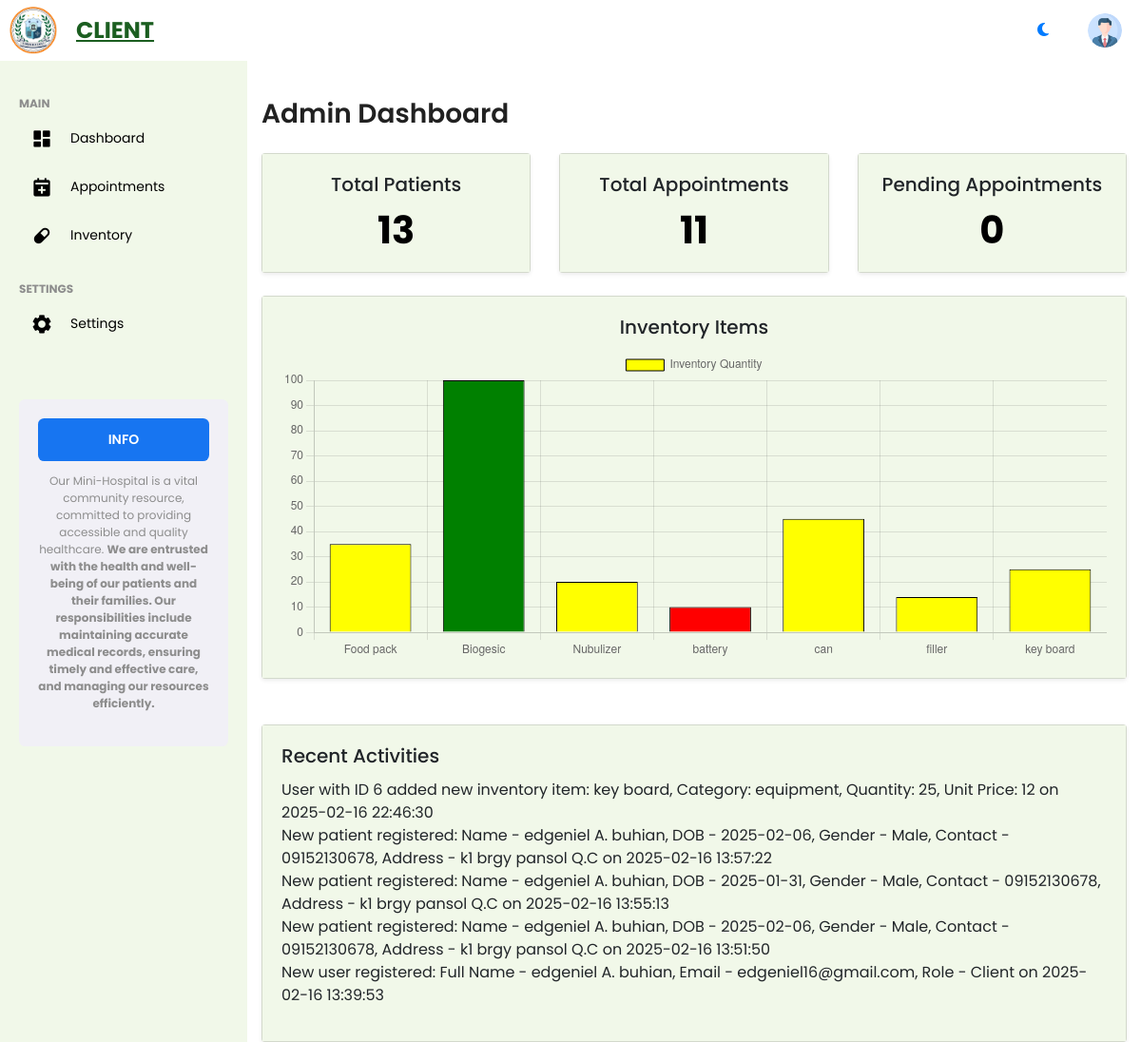
The page /nurse/admin_dashboard.php (signed in) on the database its author committed.
### tables this page shows
CREATE TABLE `logs` (
  `id` int(11) NOT NULL,
  `message` text NOT NULL,
  `created_at` timestamp NOT NULL DEFAULT current_timestamp()
);

### nurse/admin_dashboard.php (the view, shortened to what this page needs)
<?php
include('../nurse/assets/inc/header.php');
include('../nurse/assets/inc/sidebar.php');
include('../nurse/assets/inc/navbar.php');
$total_patients_query = "SELECT COUNT(*) AS total FROM patients";
$total_patients_result = mysqli_query($conn, $total_patients_query);
$total_patients_row = mysqli_fetch_assoc($total_patients_result);
$total_patients = $total_patients_row['total'];
$total_appointments_query = "SELECT COUNT(*) AS total FROM appointments";
$total_appointments_result = mysqli_query($conn, $total_appointments_query);
$total_appointments_row = mysqli_fetch_assoc($total_appointments_result);
$total_appointments = $total_appointments_row['total'];
$pending_appointments_query = "SELECT COUNT(*) AS total FROM appointments WHERE status = 'pending'";
$pending_appointments_result = mysqli_query($conn, $pending_appointments_query);
$pending_appointments_row = mysqli_fetch_assoc($pending_appointments_result);
$pending_appointments = $pending_appointments_row['total'];
$inventory_query = "SELECT item_name, quantity FROM inventory";
$inventory_result = mysqli_query($conn, $inventory_query);
$inventory_items = [];
while ($row = mysqli_fetch_assoc($inventory_result)) {
    $inventory_items[] = $row;
}
$recent_activities_query = "SELECT message, created_at FROM logs ORDER BY created_at DESC LIMIT 5";
$recent_activities_result = mysqli_query($conn, $recent_activities_query);
$recent_activities = [];
while ($row = mysqli_fetch_assoc($recent_activities_result)) {
    $recent_activities[] = $row;
}
?>
<body>
    <div class="container mt-4">
        <h1 class="h3 mb-4">Admin Dashboard</h1>
        <div class="row g-4">
            <div class="col-12">
                <div class="row g-4">
                    <div class="col-sm-6 col-lg-4">
                        <div class="card shadow-sm text-center">
                            <div class="card-body">
                                <h5 class="card-title">Total Patients</h5>
                                <p class="card-text display-6 fw-bold" id="total-patients"><?= $total_patients ?></p>
                            </div>
                        </div>
                    </div>
                    <div class="col-sm-6 col-lg-4">
                        <div class="card shadow-sm text-center">
                            <div class="card-body">
                                <h5 class="card-title">Total Appointments</h5>
                                <p class="card-text display-6 fw-bold" id="total-appointments"><?= $total_appointments ?></p>
                            </div>
                        </div>
                    </div>
                    <div class="col-sm-6 col-lg-4">
                        <div class="card shadow-sm text-center">
                            <div class="card-body">
                                <h5 class="card-title">Pending Appointments</h5>
                                <p class="card-text display-6 fw-bold" id="pending-appointments"><?= $pending_appointments ?></p>
                            </div>
                        </div>
                    </div>
                    <div class="col-sm-6 col-lg-12">
                        <div class="card shadow-sm text-center">
                            <div class="card-body">
                                <h5 class="card-title">Inventory Items</h5>
                                <canvas id="lowStockChart" width="400" height="150"></canvas>
                            </div>
                        </div>
                    </div>
                </div>
            </div>
        </div>
        <div class="row g-4 mt-4">
            <div class="col-12">
                <div class="card shadow-sm">
                    <div class="card-body">
                        <h5 class="card-title">Recent Activities</h5>
                        <ul class="list-unstyled" id="recent-activities">
                            <?php foreach ($recent_activities as $activity) { ?>
                                <li><?= $activity['message'] ?> on <?= $activity['created_at'] ?></li>
                            <?php } ?>
                        </ul>
                    </div>
                </div>
            </div>
        </div>
    </div>
    <script>
        // Prepare the data for the low stock chart
        const inventoryItems = <?php echo json_encode($inventory_items); ?>;
        // Extract item names and quantities
        const itemNames = inventoryItems.map(item => item.item_name);
        const itemQuantities = inventoryItems.map(item => item.quantity);
        // Define the color of the bars based on stock quantity (red for low stock)
        const barColors = itemQuantities.map(quantity =>
            quantity < 11 ? 'red' :
            quantity < 50 ? 'yellow' :
            'green'
        ); // red for low stock (< 11), yellow for medium stock (< 50), green for normal stock (>= 50)
        // Create a bar chart for low stock items
        const ctx = document.getElementById('lowStockChart').getContext('2d');
        const lowStockChart = new Chart(ctx, {
            type: 'bar',
            data: {
                labels: itemNames,
                datasets: [{
                    label: 'Inventory Quantity',
                    data: itemQuantities,
                    backgroundColor: barColors, // Dynamic colors based on quantity
                    borderColor: 'black',
                    borderWidth: 1
                }]
            },
            options: {
                responsive: true,
                scales: {
                    x: {
                        beginAtZero: true
                    },
                    y: {
                        beginAtZero: true
                    }
                }
            }
        });
    </script>
</body>
</html>

### nurse/assets/css/user-style.css (style rules this page uses)
* { font-family: 'poppins', sans-serif; margin: 0; padding: 0; box-sizing: border-box; }
:root { --text: #212121; --background: #fff; --primary: #1b5e20; --secondary: #43a047; --accent: #00897b; --gray: #f1f0f6; --dark-gray: #8d8d8d; --light: #fff; --dark: #000; --green: #81d43a; --light-green: #81d43a; --blue: #1775f1; --light-blue: #d0e4ff; --dark-blue: #0c5fcd; --red: #fc3b56; --color-1: #bee9e8; --color-2: #62b6cb; --color-3: #1b4965; --color-4: #f1f8e9; --color-5: #c5e1a5; --color-primary: #7380ec; --color-danger: #ff7782; --color-success: #41f1b6; --color-warning: #ffbb55; --color-white: #fff; --color-info_dark: #7d8da1; --color-info_light: #dce1eb; --color-dark: #363949; --color-light: rgba(132, 139, 200, 0.18); --color-primary-variety: #111e88; --color-dark-variety: #677483; --color-background: #f6f6f9; --card_border_radius: 2rem; --border_radius-1: 0.4rem; --border_radius-2: 0.8rem; --border_radius-3: 1.2rem; --card-padding: 1.8rem; --padding: 1.2rem; --box-shadow: 0 2rem 3rem var(--color-light); }
html { overflow-x: hidden; }
body { background: var(--background); color: var(--text); display: flex; flex-direction: column; min-height: 100vh; }
li { list-style: none; }
.container { position: relative; }
.container h1 { margin-top: 15px; font-size: 28px; font-weight: 600; color: var(--text); }
.card { background: var(--color-4); }
.card p { color: var(--dark); }
.card-body { background: var(--color-4); }
.card, .accordion { width: 100%; max-width: none; }
.container { display: flex; flex-direction: column; min-height: 100vh; }

### rows shown on the page
logs: message "User with ID 6 added new inventory item: key board, Category: equipment, Quantity: 25, Unit Price: 12", created_at "2025-02-16 22:46:30"
logs: message "New patient registered: Name - edgeniel A. buhian, DOB - 2025-02-06, Gender - Male, Contact - 09152130678, Address - k1 brgy pansol Q.C", created_at "2025-02-16 13:57:22"
logs: message "New patient registered: Name - edgeniel A. buhian, DOB - 2025-01-31, Gender - Male, Contact - 09152130678, Address - k1 brgy pansol Q.C", created_at "2025-02-16 13:55:13"
logs: message "New patient registered: Name - edgeniel A. buhian, DOB - 2025-02-06, Gender - Male, Contact - 09152130678, Address - k1 brgy pansol Q.C", created_at "2025-02-16 13:51:50"
logs: message "New user registered: Full Name - edgeniel A. buhian, Email - edgeniel16@gmail.com, Role - Client", created_at "2025-02-16 13:39:53"

### other values the page prints
$total_patients "13"
$total_appointments "11"
$pending_appointments "0"
